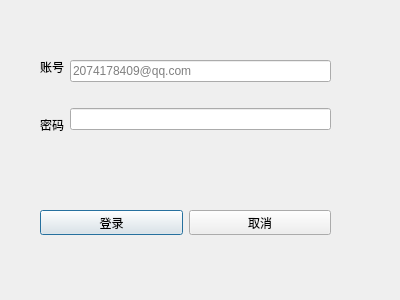
<?xml version="1.0" encoding="UTF-8"?>
<ui version="4.0">
 <class>LoginDialog</class>
 <widget class="QDialog" name="LoginDialog">
  <property name="geometry">
   <rect>
    <x>0</x>
    <y>0</y>
    <width>400</width>
    <height>300</height>
   </rect>
  </property>
  <property name="windowTitle">
   <string>Dialog</string>
  </property>
  <widget class="QWidget" name="layoutWidget">
   <property name="geometry">
    <rect>
     <x>40</x>
     <y>40</y>
     <width>291</width>
     <height>111</height>
    </rect>
   </property>
   <layout class="QHBoxLayout" name="horizontalLayout">
    <item>
     <layout class="QVBoxLayout" name="verticalLayout">
      <item>
       <widget class="QLabel" name="AccountLabel">
        <property name="text">
         <string>账号</string>
        </property>
       </widget>
      </item>
      <item>
       <widget class="QLabel" name="PasswordLabel">
        <property name="text">
         <string>密码</string>
        </property>
       </widget>
      </item>
     </layout>
    </item>
    <item>
     <layout class="QVBoxLayout" name="verticalLayout_2">
      <item>
       <widget class="QLineEdit" name="accountLineEdit">
        <property name="placeholderText">
         <string>2074178409@qq.com</string>
        </property>
       </widget>
      </item>
      <item>
       <widget class="QLineEdit" name="passwordLineEdit"/>
      </item>
     </layout>
    </item>
   </layout>
  </widget>
  <widget class="QWidget" name="layoutWidget">
   <property name="geometry">
    <rect>
     <x>40</x>
     <y>210</y>
     <width>291</width>
     <height>25</height>
    </rect>
   </property>
   <layout class="QHBoxLayout" name="horizontalLayout_2">
    <item>
     <widget class="QPushButton" name="LoginButton">
      <property name="text">
       <string>登录</string>
      </property>
     </widget>
    </item>
    <item>
     <widget class="QPushButton" name="CancelButton">
      <property name="text">
       <string>取消</string>
      </property>
     </widget>
    </item>
   </layout>
  </widget>
 </widget>
 <resources/>
 <connections/>
</ui>
